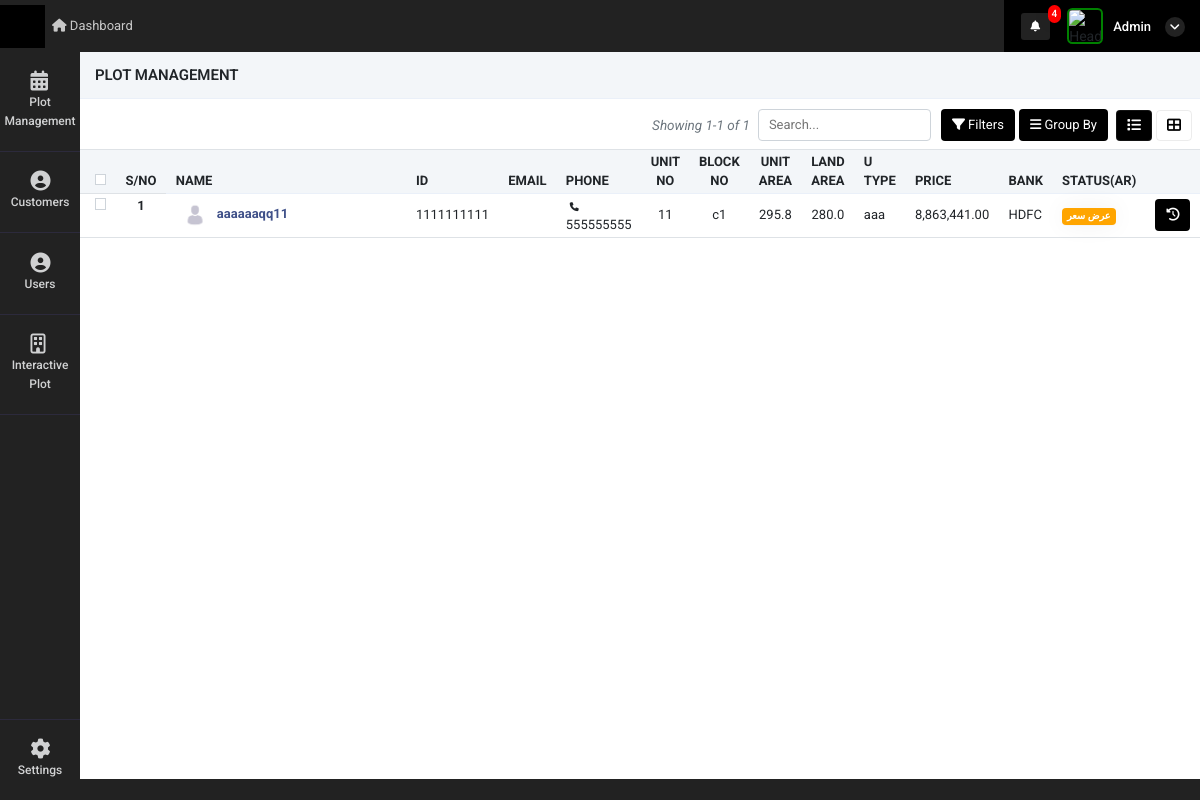
The app's page /plot_view_based_plot?u_type=aaa (signed in), older data.
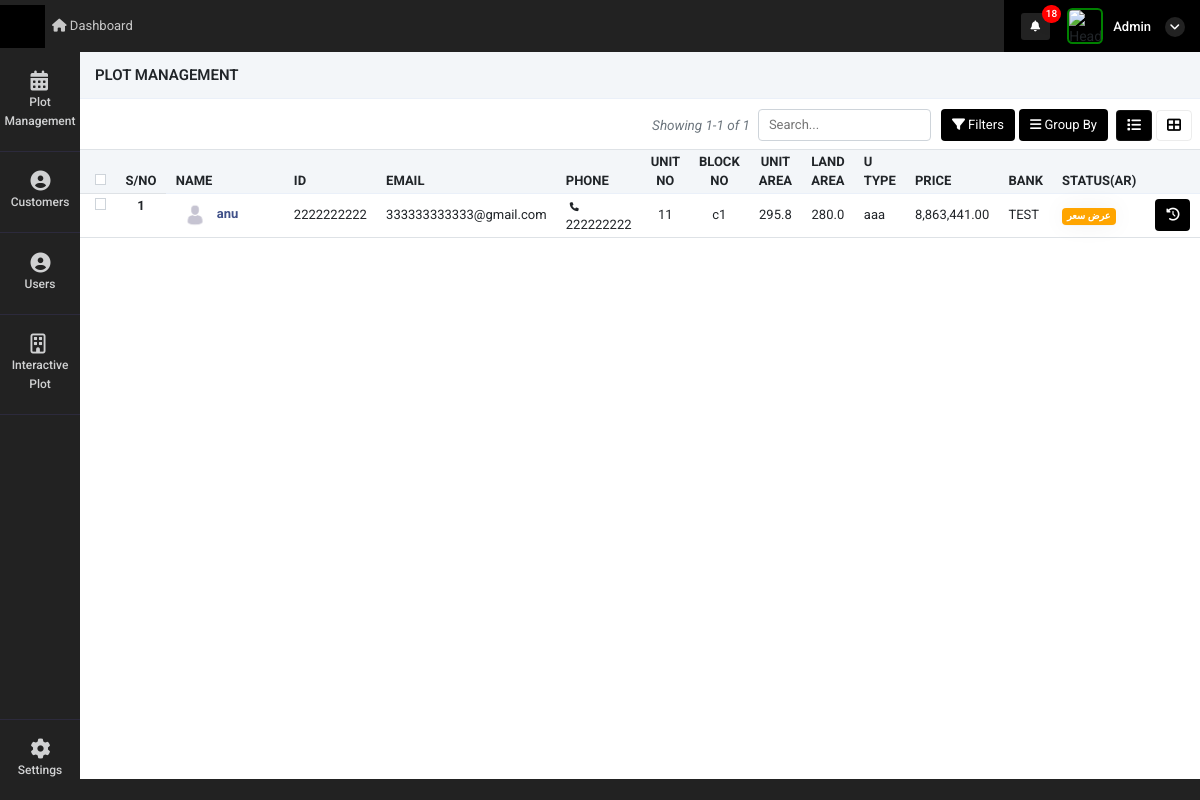
The same page, newer data.
### super_admin/models.py (models this page shows, shortened)
class intractive_map(models.Model):
    Name = models.CharField(max_length=255, null=True)
    customer_id_mapping = models.ForeignKey('super_admin.Customer_details',on_delete=models.SET_NULL,related_name="intractive_map_customer_id", null=True)
    customer_id = models.CharField(max_length=255,null=True)
    Phoneno = models.CharField(max_length=255, null=True)
    customer_email = models.CharField(max_length=255,null=True)
    UnitNo = models.IntegerField(null=True)
    UnitNo_primary = models.IntegerField(null=True)
    BlockNo = models.CharField(max_length=255, null=True)
    UnitArea = models.FloatField(max_length=255, null=True)
    LandArea = models.FloatField(max_length=255, null=True)
    UType = models.CharField(max_length=255, null=True)
    Price = models.FloatField(blank=True, null=True)
    Bank = models.CharField(max_length=255,null=True)
    Status = models.CharField(max_length=255,null=True)
    dt = models.DateField(auto_now_add=True)
    tm = models.TimeField(auto_now_add=True)
    current_status = models.CharField(max_length=255,null=True)
    attached_file = models.FileField(upload_to="property_image",null=True)
    currency = models.CharField(max_length=255,null=True,default="SAR")
    Price_currency = models.CharField(max_length=255,null=True)
    bank_relation_id = models.ForeignKey(Bank_details,on_delete=models.CASCADE,related_name="intractive_map_Bank_details_id", null=True)

### super_admin/views.py (the view)
# urls.py: path('plot_view_based_plot',views.plot_view_based_plot,name='plot_view_based_plot'),
def plot_view_based_plot(request):
    u_type = request.GET.get("u_type")
    print("u_type:::::::",str(u_type))
    page_obj = ""
    page_number = request.GET.get("page")
    data = intractive_map.objects.filter(UType=u_type)
    checked_list = list(data.values_list('id',flat=True))
    data_str = str(checked_list)
    data_paginator = Paginator(data,50)
    try:
        page_obj = data_paginator.get_page(page_number)
    except PageNotAnInteger:
        page_obj = data_paginator.page(1)
    context = {
        "data":data,
        'page_obj': page_obj,
        'checked_list':checked_list
    }
    return render(request,'super_admin/property_management.html',context)

### super_admin/templatetags/checkbox_result.py (called while the page is built)
@register.filter(name='get_currency_format')
def get_currency_format(value,args):
    ds1 =  '{:20,.2f}'.format(args)
    return ds1

### super_admin/templatetags/notification.py (called while the page is built, shortened)
@register.filter(name='get_notifications')
def get_notifications(value,args):
    user_dat = User.objects.get(id=value.id)
    st = user_dat.is_superuser
    data_count = ''
    if st == True:
        data_count = user_request_plot.objects.filter(read_status=0).count()
    return data_count

@register.filter(name='get_loginUsernameImage')
def get_loginUsernameImage(value,args):
    user_dat = User.objects.get(id=value.id)
    st = user_dat.is_superuser
    image_url = ''
    if st == True:
        image_url = 'http://10.10.10.119:8000/static/adminicon.jpg'
    else:
        user_data = user_Details.objects.get(auth_user=value.id)
        if user_data.atatchment == '':
            image_url = 'http://10.10.10.119:8000/static/adminicon.jpg'
        else:
            image_url ='../media/'+str(user_data.atatchment)
    return image_url

@register.filter(name='get_nav_permission')
def get_nav_permission(value,args):
    user_dat = User.objects.get(id=value.id)
    st = user_dat.is_superuser
    if st == True:
        return True

### super_admin/templates/super_admin/property_management.html (shortened to what the changed rows need)
{% extends "super_admin/base10.html" %}
{% load static %}
{% block content %}
{% load checkbox_result %}
<div class="content">
    <div class="container-fluid px-0">
        <div class="row">
            <div class="col-md-12 contnt append_groupby_result append_filterfunctn_result" id="append_datas_property">
                <div id="append_property_groupby">
                <div class="tab-content">
                    <div class="tab-pane active" id="ho" role="tabpanel">
                        <div class="table-responsive mb-1  mt-2">
                            <table class="table table-nowrap align-middle append_pro2"
                                id="orderTable">
                                <thead class="table-light">
                                    <tr class="text-uppercase">
                                        <th scope="col" style="width: 25px;">
                                            <div class="checkall">
                                                <input class="form-check-input checkField check-all "
                                                    type="checkbox" id="customcheckbox"  onclick="check()"
                                                    data-checkall-trigger="group1">
                                            </div>
                                        </th>
                                        <th style="width: 2%;" class="text-center">S/No</th>
                                        <th class="sort" style="width:300px;"
                                            data-sort="customer_name">
                                            Name</th>
                                        <th>ID</th>
                                        <th> Email</th>
                                        <th class="sort"  data-sort="date">Phone</th>
                                        <th class="sort text-center" data-sort="date">Unit No</th>
                                        <th class="sort text-center" data-sort="company">
                                            Block No
                                        </th>
                                        <th class="sort text-center" data-sort="company">
                                            Unit Area
                                        </th>
                                        <th class="sort text-center" data-sort="company">
                                            Land Area
                                        </th>
                                        <th class="sort" data-sort="company">
                                            U Type
                                        </th>
                                        <th class="sort" data-sort="company">
                                           Price
                                        </th>
                                        <th>
                                            Bank
                                        </th>
                                        <th class="sort" data-sort="status">
                                            Status(Ar)</th>
                                        <th class="sort" data-sort="status">
                                           </th>
                                    </tr>
                                </thead>
                                        <tbody class="list form-check-all append_search_result">
                                            {% for i in page_obj.object_list %}
                                            <tr >
                                                    <th scope="row">
                                                        <input
                                                            class="form-check-input checkField messageCheckbox"
                                                            type="checkbox" value="{{i.id}}"
                                                            data-checkall-group="group1"
                                                            onclick="check_action({{i.id}})" id="check_btn{{i.id}}">
                                                    </th>
                                                    <th class="text-center">
                                                        {{forloop.counter}}
                                                    </th>
                                        <td class="fw-medium link-primary" class="id" onclick="window.location='property_update?id={{i.id}}'">
                                            {% if i.Name == None %}
                                            {% elif i.Name == '' %}
                                            {%else%}
                                            {% if i.customer_id_mapping.profile_pic == '' or i.customer_id_mapping.profile_pic == None %}
                                            <img style="width:30px;    border-radius: 50%;" src="{% static 'adminicon.jpg' %}" class="m-1"/>
                                            {% else %}
                                            <img style="width:30px;    border-radius: 50%;" src="./media/{{i.customer_id_mapping.profile_pic}}" class="m-1"/>
                                                {% endif %}
                                                {%endif%}
                                            <a style="cursor: pointer;"  class="fw-medium link-primary">
                                                {% if i.Name == None %}
                                                {% else %}
                                            <span style="color: #405189;
                                            font-weight: bold;" > {{i.Name}}</span>
                                                {% endif %}
                                            </a>
                                        </td>
                                        <td>
                                           {% if i.customer_id == None %}
                                           {% else %}
                                           {{i.customer_id}}
                                           {% endif %}
                                        </td>
                                        <td>
                                            {% if i.customer_email == None %}
                                            {% elif i.customer_email == '' %}
                                         {% else %}
                                         {{i.customer_email}}
                                            {% endif %}
                                        </td>
                                        <td class="customer_name" >
                                            {% if i.Phoneno == None or i.Phoneno == '' %}
                                            {% else %}
                                            <i class="fa fa-phone m-1" style=" font-size: 9px;" ></i>
                                            {{i.Phoneno}}
                                            {% endif %}
                                        </td>
                                        <td  class="product_name text-center">{{i.UnitNo}}</td>
                                        <td  class="date text-center">{{i.BlockNo}}</td>
                                        <td  class="date text-center">{{i.UnitArea}}</td>
                                        <td  class="company text-center">{{i.LandArea}}</td>
                                        <td >
                                            {% if i.UType == None %}
                                            {% else %}
                                            {{i.UType}}
                                            {% endif %}
                                        </td>
                                        <td>
                                            {{ request.user|get_currency_format:i.Price }}
                                        </td>
                                        <td>
                                            {{i.Bank}}
                                        </td>
                                        <td>
                                            {% if i.current_status == "0" %}
                                            <span
                                                class="badge badge-soft-success text-uppercase" style="    color: #fff;
                                                background-color: #008000;" data-toggle="tooltip" title="Booking History">{{i.Status}}</span>
                                            {% elif i.current_status == "1" %}
                                            <span
                                            class="badge badge-soft-success text-uppercase" style="    color: #fff;
                                                background-color: orange;" data-toggle="tooltip" title="Booking History">{{i.Status}}</span>
                                            {% elif i.current_status == "2" %}
                                            <span
                                            class="badge badge-soft-success text-uppercase" style="    color: #fff;
                                                    background-color: #e40000;" data-toggle="tooltip" title="Booking History">{{i.Status}}</span>
                                                    {% elif i.current_status == "3" %}
                                                    <span
                                                    class="badge badge-soft-success text-uppercase" style="    color: #fff;
                                                            background-color: gray;" data-toggle="tooltip" title="Booking History">{{i.Status}}</span>
                                                {% endif %}
                                        </td>
                                        <td>
                                            <a href="#" data-toggle="tooltip" title="Booking History">
                                                <button type="button" class="btn btn-prim hist edit-cont-btn">
                                                        <i class="fas fa-history"></i>
                                                    </button>
                                               </a>
                                        </td>
                                            </tr>
                                    {% endfor %}
                                </tbody>
                            </table>
                        </div>
                    </div>
                </div>
                </div>
                <br>
                <br>
            </div>
        </div>
    </div>
</div>
{% endblock %}

### super_admin/templates/super_admin/base10.html (shortened to what the changed rows need)
<!doctype html>
<html lang="en">
    {% load static %}
    {% load notification %}
<head>
    <link rel="stylesheet" href="{% static 'admin/css/morris.css' %}">
    <link href="{% static 'admin/css/bootstrap.min.css' %}" rel="stylesheet" type="text/css" />
    <link href="{% static 'admin/css/icons.css' %}" rel="stylesheet" type="text/css" />
    <link href="{% static 'admin/css/style.css' %}" rel="stylesheet" type="text/css" />
</head>
<body class="">
    <div id="wrapper">
        <div class="content-page">
            <div class="topbar">
                <div class="navbar-header">
                    <div class="d-flex align-items-center icns">
                        <div class="dropdown topbar-head-dropdown ms-1 header-item">
                            <a href="view_all_activity">
                                <i class="fas fa-bell fs-icn">
                                    <span
                                        class="position-absolute topbar-badge fs-9 translate-middle badge rounded-pill bg-red">{{ request.user|get_notifications:"sss" }}</span></i>
                                    </a>
                        </div>
                        <div class="dropdown header-item topbar-user king button-drpdown">
                            <span class="d-flex align-items-center drpdown-toggle">
                                <span class="text-start ms-xl-2">
                                    <span class="d-none d-xl-inline-block ms-1 fw-medium user-name-text">  {{request.user.username|title}}</span>
                                    <i class="pro-icn fa fa-angle-down"></i>
                                </span>
                            </span>
                        </div>
                    </div>
                </div>
            </div>
            <div class="content">
                {% block content %}
                {% endblock %}
            </div>
        </div>
    </div>
</body>
</html>

Row changes from the older to the newer data that the page shows:
changed intractive_map "aaa": Name "aaaaaaqq11" → "anu"; customer_id "1111111111" → "2222222222"; customer_email (not shown) → "333333333333@gmail.com"; Phoneno "555555555" → "222222222"; Bank "HDFC" → "TEST"
Text that changed along with them:
{{ request.user|get_notifications:"sss" }}: "4" → "18"
